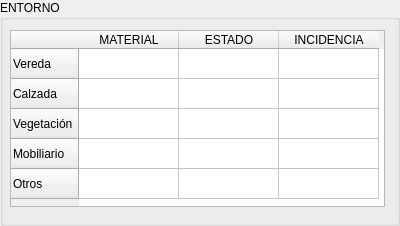
<?xml version="1.0" encoding="UTF-8"?>
<ui version="4.0">
 <class>EntornoForm</class>
 <widget class="QGroupBox" name="EntornoForm">
  <property name="geometry">
   <rect>
    <x>0</x>
    <y>0</y>
    <width>400</width>
    <height>226</height>
   </rect>
  </property>
  <property name="font">
   <font>
    <pointsize>9</pointsize>
   </font>
  </property>
  <property name="windowTitle">
   <string>Entorno</string>
  </property>
  <property name="title">
   <string>ENTORNO</string>
  </property>
  <widget class="QTableWidget" name="entornoTable">
   <property name="geometry">
    <rect>
     <x>10</x>
     <y>30</y>
     <width>375</width>
     <height>177</height>
    </rect>
   </property>
   <row>
    <property name="text">
     <string>Vereda</string>
    </property>
   </row>
   <row>
    <property name="text">
     <string>Calzada</string>
    </property>
   </row>
   <row>
    <property name="text">
     <string>Vegetación</string>
    </property>
   </row>
   <row>
    <property name="text">
     <string>Mobiliario</string>
    </property>
   </row>
   <row>
    <property name="text">
     <string>Otros</string>
    </property>
   </row>
   <column>
    <property name="text">
     <string>MATERIAL</string>
    </property>
   </column>
   <column>
    <property name="text">
     <string>ESTADO</string>
    </property>
   </column>
   <column>
    <property name="text">
     <string>INCIDENCIA</string>
    </property>
   </column>
  </widget>
 </widget>
 <resources/>
 <connections/>
</ui>
